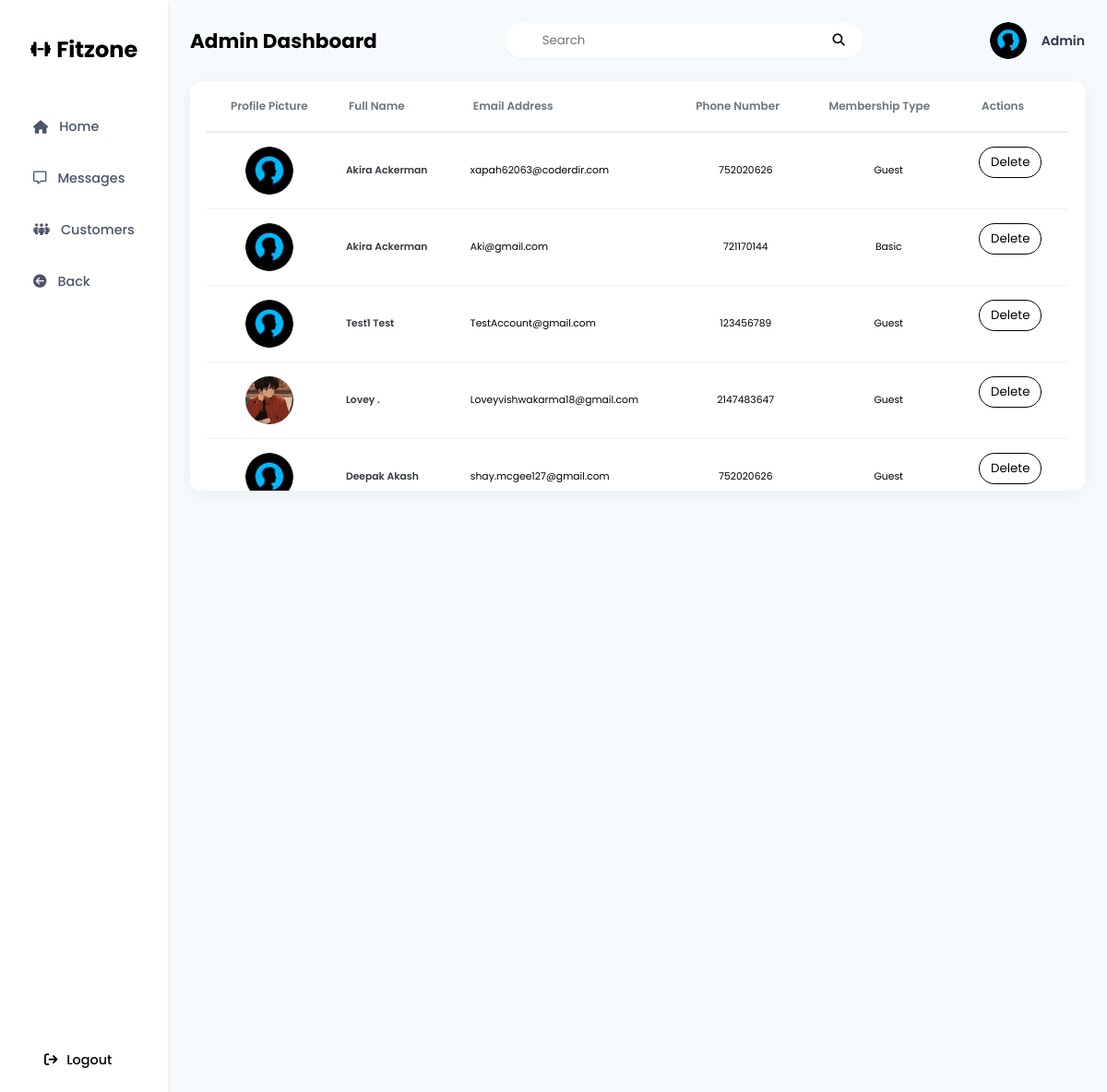
Page /Dashboards/Admin-Dashboard/Everything-Else/customer.php on the committed database.
### tables this page shows
CREATE TABLE `users` (
  `User_ID` int(11) NOT NULL,
  `First_Name` varchar(255) NOT NULL,
  `Last_Name` varchar(255) DEFAULT NULL,
  `Phone` int(20) NOT NULL,
  `Email` varchar(100) NOT NULL,
  `Role` enum('customer','staff','admin') NOT NULL,
  `Password` varchar(255) NOT NULL,
  `Profile_Img_Path` varchar(500) DEFAULT NULL
);

CREATE TABLE `memberships` (
  `Membership_ID` int(5) NOT NULL,
  `User_ID` int(11) NOT NULL,
  `Plan_Type` enum('Basic','Pro','Elite') NOT NULL,
  `Status` enum('Approved','Not Approved') NOT NULL,
  `Requested_Date` date DEFAULT NULL,
  `Approved_Date` date DEFAULT NULL,
  `Expiry_Date` date DEFAULT NULL
);

### Dashboards/Admin-Dashboard/Everything-Else/customer.php (the view, shortened to what this page needs)
<!DOCTYPE html>
<html lang="en">
<head>
    <link rel="stylesheet" href="./styles.css">
</head>
<body>
        <?php include("../../components/admin/admin-dashboard-side-bar.php");?>
        <main>
        <?php include("../../components/admin/admin-dashboard-header.php");
        ?>
            <section class="staff-dashboard-section">
                <div class="table-container">
                <table>
                    <thead>
                        <tr>
                            <th style="text-align: center;">Profile Picture</th>
                            <th>Full Name</th>
                            <th>Email Address</th>
                            <th>Phone Number</th>
                            <th>Membership Type</th>
                            <th>Actions</th>
                        </tr>
                    </thead>
                    <tbody>
                    <?php
                        $fetch_users = "SELECT users.*, memberships.Plan_Type,memberships.Membership_ID FROM users LEFT JOIN memberships ON memberships.User_ID = users.User_ID WHERE users.Role = 'customer'";
                        $users = $conn->query($fetch_users);
                        if($users->num_rows > 0 ){
                            while($row = $users->fetch_assoc()){
                                $correct_path = $row['Profile_Img_Path'];
                                $path = (!empty($row['Profile_Img_Path'])) ? $correct_path : "../../Assets/customer-dashboard-assets/profile.png";
                                $membership_type = empty($row['Membership_ID']) ? "Guest" : $row['Plan_Type'];
                                echo
                                '
                                <tr>
                            <td>
                                <div class="profile-container pfp">
                                    <img src="'.htmlspecialchars($path).'" alt="Profile picture" class="avatar">
                                </div>
                            </td>
                            <td class="full-name">'.htmlspecialchars($row['First_Name']." ".$row['Last_Name']).'</td>
                            <td>'.htmlspecialchars($row['Email']).'</td>
                            <td style="text-align:center;">'.htmlspecialchars($row['Phone']).'</td>
                            <td style="text-align:center;">'.htmlspecialchars($membership_type).'</td>
                            <td class="actions">
                                <form action="" method="POST" class="actions">
                                    <input type="hidden" value="'.htmlspecialchars($row['User_ID']).'" name="user_id" />
                                    <button type="submit" name="del" class="action-button cancelled" onclick="return confirm(\'Confirm to delete this account\')">Delete</button>
                                </form>
                            </td>
                        </tr>
                                ';
                            }
                        }
                    ?>
                    </tbody>
                </table>
                    </div>
            </section>
        </main>
</body>
</body>
</html>

### Dashboards/Admin-Dashboard/Everything-Else/styles.css (style rules this page uses)
html { scroll-behavior: smooth; }
* { box-sizing: border-box; padding: 0; margin: 0; font-family: "Poppins", sans-serif; }
button { cursor: pointer; font-family: "Poppins", sans-serif; }
body { background-color: #f7fafc; display: flex; }
main { max-height: 100vh; display: flex; flex-direction: column; width: 100%; padding: 2vw; }
.profile-container { display: flex; flex-shrink: 0; width: 2.5rem; height: 2.5rem; border-radius: 50%; overflow: hidden; }
.avatar { width: 100%; height: 100%; object-fit: cover; }
.staff-dashboard-section { display: flex; flex-grow: 1; }
.table-container { height: 37vw; background-color: #ffffff; border-radius: 12px; padding: 0 1.5vw; box-shadow: 0 4px 20px rgba(0, 0, 0, 0.05); overflow-x: auto; overflow-y: auto; flex-grow: 1; -ms-overflow-style: none; scrollbar-width: none; }
table { width: 100%; border-collapse: collapse; text-align: left; }
thead th { position: sticky; top: 0; z-index: 1; background-color: white; font-weight: 600; font-size: 1vw; color: #6c757d; padding: 1.5vw; border-bottom: 2px solid #e9ecef; }
tbody tr { border-bottom: 1px solid #f1f1f1; }
tbody td { padding: 1.25vw; vertical-align: middle; font-size: 0.9vw; }
.full-name { font-weight: 600; color: #343a40; }
.actions { display: flex; align-items: center; gap: 1vw; }
.action-button { border: 1.5px solid black; padding: 0.5vw 1vw; border-radius: 20px; background-color: white; }
.pfp { margin: auto; width: 52px; height: 52px; }

### Dashboards/Staff-Dashboard/styles.css (style rules this page uses)
html { scroll-behavior: smooth; }
* { box-sizing: border-box; padding: 0; margin: 0; font-family: "Poppins", sans-serif; }
button { cursor: pointer; font-family: "Poppins", sans-serif; }
body { background-color: #f7fafc; display: flex; }
main { max-height: 100vh; display: flex; flex-direction: column; width: 100%; padding: 2vw; }
.profile-container { display: flex; flex-shrink: 0; width: 2.5rem; height: 2.5rem; border-radius: 50%; overflow: hidden; }
.avatar { width: 100%; height: 100%; object-fit: cover; }
.staff-dashboard-section { display: flex; flex-grow: 1; }
.table-container { height: 37vw; background-color: #ffffff; border-radius: 12px; padding: 0 1.5vw; box-shadow: 0 4px 20px rgba(0, 0, 0, 0.05); overflow-x: auto; overflow-y: auto; flex-grow: 1; -ms-overflow-style: none; scrollbar-width: none; }
table { width: 100%; border-collapse: collapse; text-align: left; }
thead th { position: sticky; top: 0; z-index: 1; background-color: white; font-weight: 600; font-size: 1vw; color: #6c757d; padding: 1.5vw; border-bottom: 2px solid #e9ecef; }
tbody tr { border-bottom: 1px solid #f1f1f1; }
tbody td { padding: 1.25vw; vertical-align: middle; font-size: 0.9vw; }
.full-name { font-weight: 600; color: #343a40; }
.actions { display: flex; align-items: center; gap: 1vw; }
.action-button { border: 1.5px solid black; padding: 0.5vw 1vw; border-radius: 20px; background-color: white; }
.pfp { margin: auto; width: 52px; height: 52px; }

### rows in the picture
users: First_Name+Last_Name "Akira Ackerman", Email "xapah62063@coderdir.com", Phone "752020626", membership_type "Guest"
memberships: User_ID.Last_Name "Akira Ackerman", User_ID.Email "Aki@gmail.com", User_ID.Phone "721170144", Plan_Type "Basic"
users: First_Name+Last_Name "Test1 Test", Email "TestAccount@gmail.com", Phone "123456789", membership_type "Guest"
users: Profile_Img_Path (placeholder picture), First_Name+Last_Name "Lovey .", Email "Loveyvishwakarma18@gmail.com", Phone "2147483647", membership_type "Guest"
users: First_Name+Last_Name "Deepak Akash", Email "shay.mcgee127@gmail.com", Phone "752020626", membership_type "Guest"
